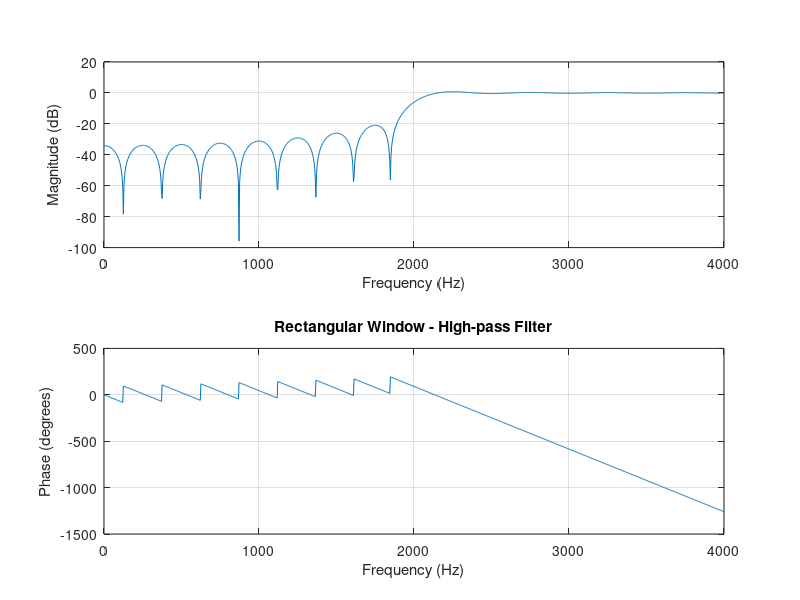
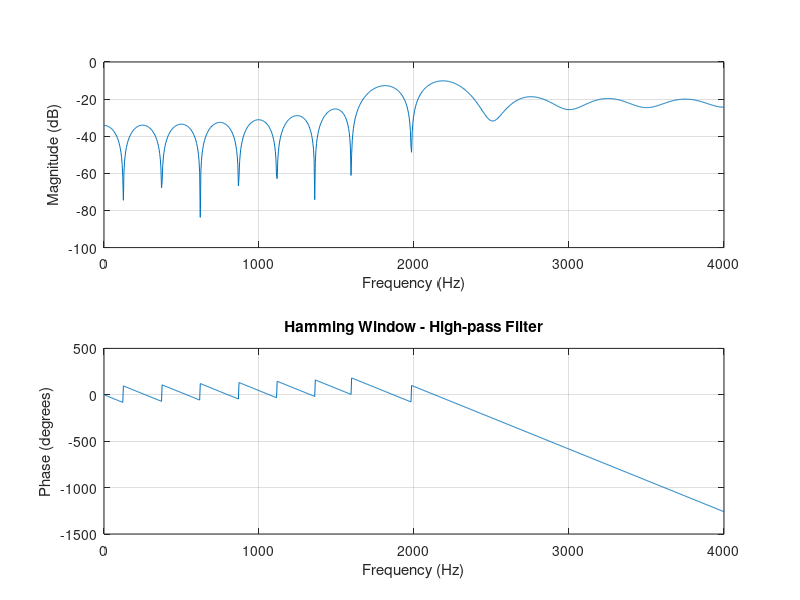

Reproduce these figures in MATLAB, in order.
% High-Pass FIR Filter using Various Windows
clc; clear; close all;

fs = 8000;  % Sampling Frequency
fc = 2000;  % Cutoff Frequency
N = 30;     % Filter Order
n = -N/2:N/2;
w_c = 2 * pi * fc / fs;

hd = sin(w_c * n) ./ (pi * n);
hd(n == 0) = w_c / pi;

delta = zeros(1, N+1);
delta(N/2 + 1) = 1;
hd_hpf = delta - hd;

% Window Functions
w_rect = ones(1, N+1);
w_hamm = 0.54 - 0.46 * cos(2 * pi * n / (N-1));

% Applying Windows
h_rect = hd_hpf .* w_rect;
h_hamm = hd_hpf .* w_hamm;

% Frequency Response
figure;
freqz(h_rect, 1, 1024, fs);
title('Rectangular Window - High-pass Filter');

figure;
freqz(h_hamm, 1, 1024, fs);
title('Hamming Window - High-pass Filter');
